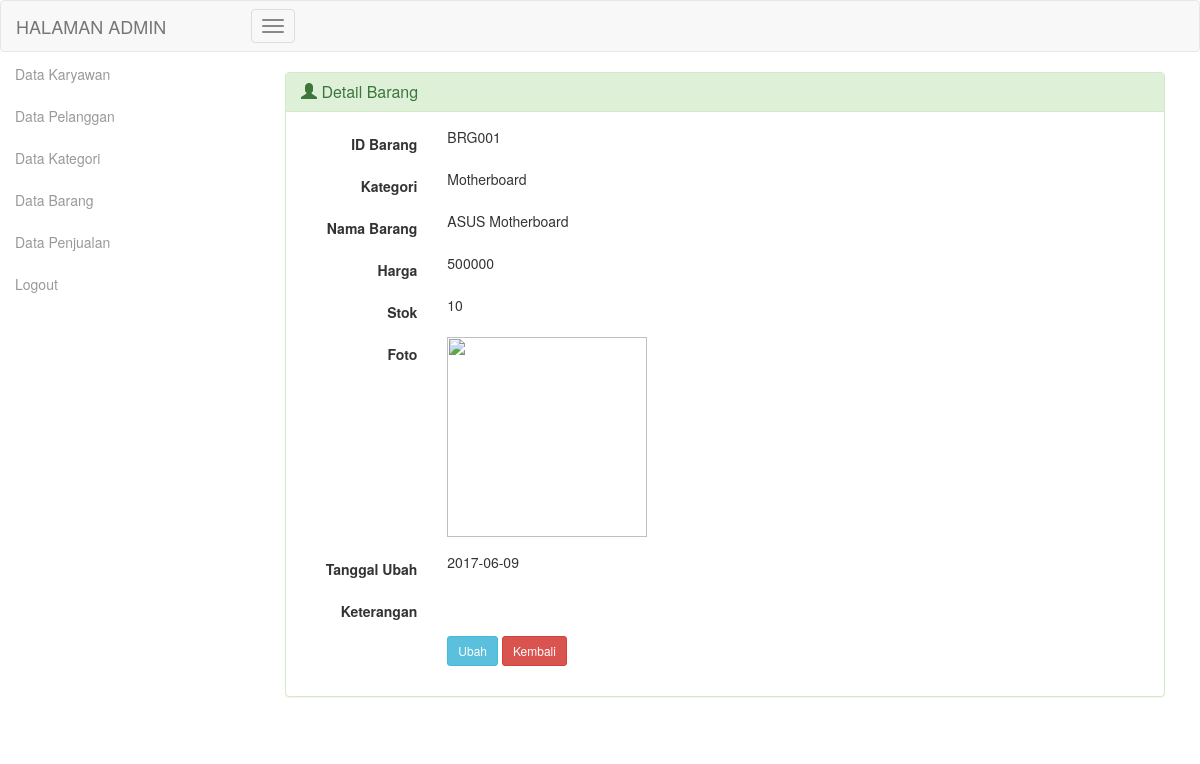
The app's page /admin/index.php?page=barang_detail&id=BRG001 (signed in) with its own data.
### tables this page shows
CREATE TABLE IF NOT EXISTS `barang` (
  `id_barang` varchar(15) NOT NULL DEFAULT '',
  `id_kategori` varchar(15) DEFAULT NULL,
  `nama_barang` varchar(100) DEFAULT NULL,
  `harga` decimal(10,0) DEFAULT NULL,
  `stok` int(11) DEFAULT NULL,
  `foto` text,
  `tanggal_ubah` date DEFAULT NULL,
  `keterangan_barang` varchar(100) DEFAULT NULL
);

CREATE TABLE IF NOT EXISTS `kategori` (
  `id_kategori` varchar(15) NOT NULL DEFAULT '',
  `nama_kategori` varchar(50) DEFAULT NULL,
  `keterangan_kategori` varchar(100) DEFAULT NULL
);

### admin/barang_detail.php (the view, shortened to what this page needs)
<?php
	if (!$_GET['id']=="") {
		$sql = mysql_query("SELECT * FROM barang,kategori WHERE barang.id_kategori=kategori.id_kategori AND id_barang='".$_GET['id']."'")
			or die (mysql_error());
		$data = mysql_fetch_array($sql);
	}
?>
<!doctype html>
<html lang="id">
	<head>
	</head>
    <body>
		<div class="col-sm-12">
        	<div class="panel panel-success">
				<div class="panel-heading">
                	<h3 class="panel-title"><span class="glyphicon glyphicon-user"></span> Detail Barang </h3>
                </div>
				<div class="panel-body">
					<form class="form-horizontal" name="frmDetail">
				    	<div class="form-group">
					        <label class="control-label col-sm-2">ID Barang</label>
					        <div class="col-sm-4">
				            	<?php echo $data['id_barang']; ?>
        					</div>
   						</div>
   						<div class="form-group">
					        <label class="control-label col-sm-2">Kategori</label>
					        <div class="col-sm-4">
				            	<?php echo $data['nama_kategori']; ?>
        					</div>
   						</div>
					    <div class="form-group">
					        <label class="control-label col-sm-2">Nama Barang</label>
					        <div class="col-sm-4">
				            	<?php echo $data['nama_barang']; ?>
        					</div>
   						</div>
   						<div class="form-group">
					        <label class="control-label col-sm-2">Harga</label>
					        <div class="col-sm-4">
				            	<?php echo $data['harga']; ?>
        					</div>
   						</div>
   						<div class="form-group">
					        <label class="control-label col-sm-2">Stok</label>
					        <div class="col-sm-4">
				            	<?php echo $data['stok']; ?>
        					</div>
   						</div>
   						<div class="form-group">
                            <label class="control-label col-sm-2">Foto</label>
                            <div class="col-sm-4">
                                <img src="imgFoto2/<?php echo $data['foto']; ?>" width="200" height="200" border="1" />
                            </div>
                        </div>
					    <div class="form-group">
                            <label class="control-label col-sm-2">Tanggal Ubah</label>
                            <div class="col-sm-4">
                                <?php echo $data['tanggal_ubah']; ?>
                            </div>
                        </div>
					    <div class="form-group">
                            <label class="control-label col-sm-2">Keterangan</label>
                            <div class="col-sm-4">
                            </div>
                        </div>
                        <div class="form-group">
                            <div class="col-sm-offset-2 col-sm-3">
                                <a href="?page=barang_ubah&id=<?php echo $data['id_barang'];?>" class="btn btn-info btn-sm">Ubah</a>
                                <button type="reset" class="btn btn-danger btn-sm" name="btnBatal"
                                onclick="window.location.href='?page=barang_tampil'">Kembali</button>
                            </div>
                        </div>
					</form>
				</div>
        	</div>
		</div>
    </body>
</html>

### records on screen
barang: id_barang "BRG001", id_kategori.nama_kategori "Motherboard", nama_barang "ASUS Motherboard", harga "500000", stok "10", tanggal_ubah "2017-06-09"
